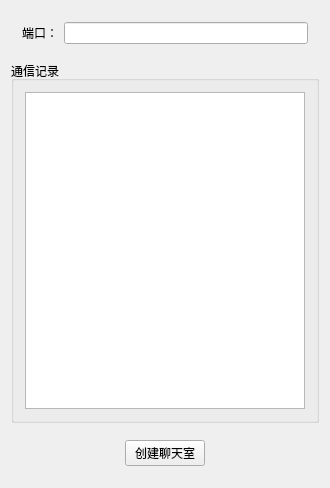
<?xml version="1.0" encoding="UTF-8"?>
<ui version="4.0">
 <class>Server</class>
 <widget class="QWidget" name="Server">
  <property name="geometry">
   <rect>
    <x>0</x>
    <y>0</y>
    <width>330</width>
    <height>488</height>
   </rect>
  </property>
  <property name="windowTitle">
   <string>Server</string>
  </property>
  <layout class="QVBoxLayout" name="verticalLayout">
   <item>
    <widget class="QWidget" name="widget" native="true">
     <layout class="QHBoxLayout" name="horizontalLayout">
      <item>
       <widget class="QLabel" name="label">
        <property name="text">
         <string>端口：</string>
        </property>
       </widget>
      </item>
      <item>
       <widget class="QLineEdit" name="port"/>
      </item>
     </layout>
    </widget>
   </item>
   <item>
    <widget class="QGroupBox" name="groupBox">
     <property name="title">
      <string>通信记录</string>
     </property>
     <layout class="QHBoxLayout" name="horizontalLayout_2">
      <item>
       <widget class="QTextEdit" name="record"/>
      </item>
     </layout>
    </widget>
   </item>
   <item>
    <widget class="QWidget" name="widget_2" native="true">
     <layout class="QHBoxLayout" name="horizontalLayout_3">
      <item>
       <spacer name="horizontalSpacer">
        <property name="orientation">
         <enum>Qt::Horizontal</enum>
        </property>
        <property name="sizeHint" stdset="0">
         <size>
          <width>101</width>
          <height>20</height>
         </size>
        </property>
       </spacer>
      </item>
      <item>
       <widget class="QPushButton" name="setListen">
        <property name="text">
         <string>创建聊天室</string>
        </property>
       </widget>
      </item>
      <item>
       <spacer name="horizontalSpacer_2">
        <property name="orientation">
         <enum>Qt::Horizontal</enum>
        </property>
        <property name="sizeHint" stdset="0">
         <size>
          <width>100</width>
          <height>20</height>
         </size>
        </property>
       </spacer>
      </item>
     </layout>
    </widget>
   </item>
  </layout>
 </widget>
 <layoutdefault spacing="6" margin="11"/>
 <resources/>
 <connections/>
</ui>
